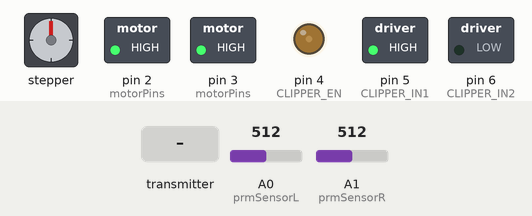
The sketch below on a simulated Arduino Mega 2560, built with avr-gcc and run on an emulated ATmega2560. Shown: stepper motor, switched loads named in the sketch (green lamp = pin HIGH), output pins drawn as LEDs (lit = HIGH). Wiring (inferred from the names in the program): stepper motor (200 steps per turn assumed): coils pin 22, pin 23, pin 24, pin 25. The inputs (shaded band) are chosen by the test bench; at power-on: A0 (prmSensorL) = 512, A1 (prmSensorR) = 512. Random numbers use the default seed unless the sketch sets one; no radio packets arrive unless stated; pins used as bus, display or sensor lines are not drawn; what the sketch prints to the serial monitor is not drawn.

Above: at 1.2 s.
1.3 s: the transmitter starts sending data.3 = 256
2.9 s: the transmitter starts sending data.0 = 256
At 4.2 s:
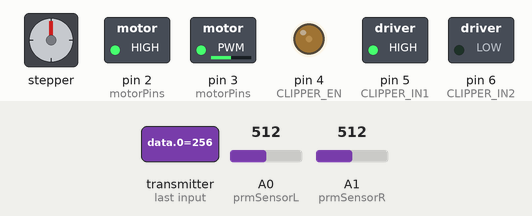
4.5 s: the transmitter starts sending data.1 = 512
At 5.9 s:
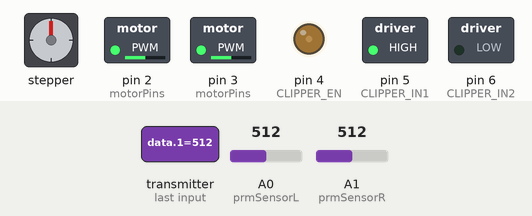
6.2 s: the transmitter starts sending data.0 = 0
At 7.4 s:
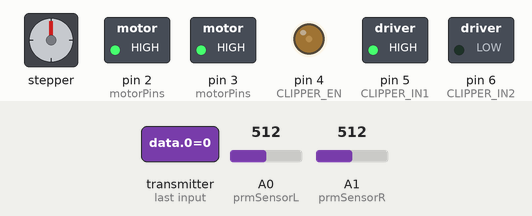
7.9 s: the transmitter starts sending data.1 = 0
At 9.2 s:
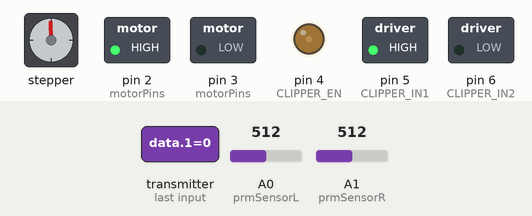
9.6 s: the transmitter starts sending data.3 = 0
At 32.7 s:
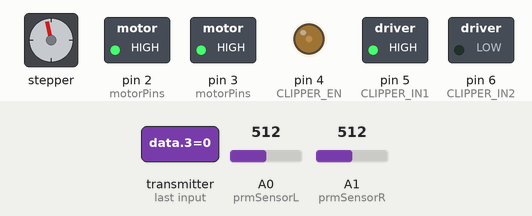
Timing chart, 0 to 45.9 s (numbered marks = the images above; inputs shaded):
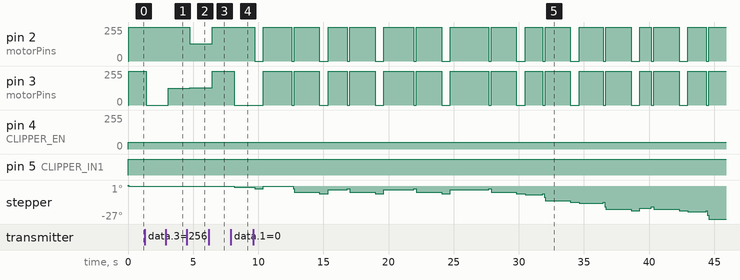

The sketch:

mowerMain.ino
```cpp
/*
Oliver Cecil Knudsen, Marko Gvero, 2024-05-08, degree project for BSc in Mechatronics.

This is the main program for the control of a robotic lawnmower which was built as a  final project for
a BSc in mechatronics.


*/
#include <SPI.h>
#include <nRF24L01.h>
#include <RF24.h>
#include "manualControl.h"
#include "obstacleAhead.h"
#include "motorControl.h"

// Pins and definitions for the radio communication
const byte CE_PIN = 48;
const byte CSN_PIN = 49;

RF24 radio(CE_PIN, CSN_PIN);
const byte address[6] = "00003";

// Pins for the wheel motors
const byte ENA = 2;
const byte IN1 = 23;
const byte IN2 = 22;
const byte ENB = 3;
const byte IN3 = 25;
const byte IN4 = 24;

const byte pinAmount = 6;
byte motorPins[pinAmount] = {IN1, IN2, IN3, IN4, ENA, ENB};

// Pins for the perimeter sensors (coils)
const byte prmSensorL = A0;
const byte prmSensorR = A1;


// Pins for LEDs

const byte joyLED = 40;
const byte manualLED = 41;

// Joystick

int joyy, joyx;
bool ovrTgl = 0; // Flag to indicate manual override mode
bool joyTgl = 0;

// Pins for the ultrasonic sensors
const byte trigPin1 = 11;
const byte echoPin1 = 12;
const byte trigPin2 = 9;
const byte echoPin2 = 10;

// Pins for the clipper motor
const byte CLIPPER_EN = 4; // Enable pin for clipper motor H-bridge
const byte CLIPPER_IN1 = 5; // Input 1 pin for clipper motor H-bridge
const byte CLIPPER_IN2 = 6; // Input 2 pin for clipper motor H-bridge


enum State {
  MOVING_FORWARD,
  BACKING_UP,
  TURNING,
  PAUSING
};

State currentState = MOVING_FORWARD;
unsigned long stateStartTime = 0;
int randomTurnTime = 0;
int randomLeftOrRight = 0;

void setup() {
  Serial.begin(9600);
  radio.begin();
  radio.openReadingPipe(0, address);
  radio.startListening();

  pinMode(prmSensorL, INPUT);
  pinMode(prmSensorR, INPUT);

  pinMode(trigPin1, OUTPUT);
  pinMode(trigPin2, OUTPUT);
  pinMode(echoPin1, INPUT);
  pinMode(echoPin2, INPUT);


  for (byte i = 0; i < pinAmount; i++) {
    pinMode(motorPins[i], OUTPUT);
  }

  // Initialize clipper motor pins
  pinMode(CLIPPER_EN, OUTPUT);
  pinMode(CLIPPER_IN1, OUTPUT);
  pinMode(CLIPPER_IN2, OUTPUT);

  stop(motorPins);
}

void loop() {

    //Start the clipper motor
    analogWrite(CLIPPER_EN, 50);
    digitalWrite(CLIPPER_IN1, HIGH);
    digitalWrite(CLIPPER_IN2, LOW);

    int sensorValueA0 = analogRead(prmSensorL);
    int sensorValueA1 = analogRead(prmSensorR);

    // Print sensor values and current state for debugging
    Serial.print("Current state: ");
    Serial.print(currentState);
    Serial.print(", Sensor L: ");
    Serial.print(sensorValueA0);
    Serial.print(", Sensor R: ");


    // Check for manual control input
    if (radio.available()) {
        Serial.println("We got connection");
        int data[4] = {0}; // Array to store received data from the controller
        radio.read(&data, sizeof(data));
        joyx = data[0];
        joyy = data[1];
        joyTgl = data[2];
        ovrTgl = data[3];

        if (ovrTgl) {
            Serial.println("Manual override mode is ON!!");
            Serial.print("joyx: ");
            Serial.print(joyx);
            Serial.print(", joyy: ");
            Serial.print(joyy);
            Serial.print(", Joy Toggle: ");
            Serial.print(joyTgl);
            Serial.print(", Override Toggle: ");
            Serial.println(ovrTgl);
            digitalWrite(manualLED, HIGH);

            // Execute manual control based on joystick input
            manualControl(motorPins, joyx, joyy);
            return;  // Exit the loop to avoid running autonomous code
        } else {
            digitalWrite(manualLED, LOW);
            //stop(motorPins);  // Ensure motors stop when not in manual override mode
        }
    }

    // Autonomous mode logic
    switch (currentState) {
        case MOVING_FORWARD:
            forward(motorPins);
            if (sensorValueA0 > 200 || sensorValueA1 > 200 || obstacleAhead(trigPin1, echoPin1, trigPin2, echoPin2) == true) {
                stop(motorPins);
                stateStartTime = millis();
                currentState = BACKING_UP;
                Serial.println("Transition to BACKING_UP");
            }
            break;

        case BACKING_UP:
            if (millis() - stateStartTime < 2000) {
                backward(motorPins);
            } else {
                stop(motorPins);
                currentState = PAUSING;
                stateStartTime = millis();
                Serial.println("Transition to PAUSING");
            }
            break;

        case PAUSING:
            if (millis() - stateStartTime >= 500) {
                randomTurnTime = random(500, 3500);
                randomLeftOrRight = random(2);
                currentState = TURNING;
                stateStartTime = millis();
                Serial.print("Transition to TURNING, Turn Time: ");
                Serial.print(randomTurnTime);
                Serial.print(", Direction: ");
                Serial.println(randomLeftOrRight == 0 ? "Left" : "Right");
            }
            break;

        case TURNING:
            if (randomLeftOrRight == 0) {
                turnLeft(motorPins);
            } else {
                turnRight(motorPins);
            }
            if (millis() - stateStartTime >= randomTurnTime) {
                stop(motorPins);
                currentState = MOVING_FORWARD;
                Serial.println("Transition to MOVING_FORWARD");
            }
            break;
    }
}
```

manualControl.h
```cpp
/*
2024-05-03
File that handles the manual control for the lawnmower
contains

The function is part of the Bachelor thesis of Marko Gvero and Cecil Knudsen

*/


#ifndef MANUALCONTROL_H
#define MANUALCONTROL_H

#include <Arduino.h>


void manualControl(byte* motorPins, int joyx, int joyy){

const short joyMax = 1023;
const short joyMin = 0;
const short maxSpeed = 255;
const short minSpeed = -255;

int mappedX = map(joyx, joyMin, joyMax, maxSpeed, minSpeed);
int mappedY = map(joyy, joyMin, joyMax, maxSpeed, minSpeed);

int leftMotor = mappedX + mappedY;
int rightMotor = mappedY - mappedX;

leftMotor = constrain(leftMotor, minSpeed,maxSpeed);
rightMotor = constrain(rightMotor, minSpeed, maxSpeed);


digitalWrite(motorPins[0], leftMotor >= 0 ? HIGH : LOW);
digitalWrite(motorPins[1], leftMotor < 0 ? HIGH : LOW);
digitalWrite(motorPins[3], rightMotor >= 0 ? HIGH : LOW); //due to wiring mistake
digitalWrite(motorPins[2], rightMotor < 0 ? HIGH : LOW); // these two pins are switched

analogWrite(motorPins[4], abs(leftMotor));
analogWrite(motorPins[5], abs(rightMotor));


}

  #endif
```

motorControl.h
```cpp
/*
2024-04-17
File that handles the DC-Motors for the lawnmower

This file contains code for following directions:
forward, backward, turn left, turn right and stop

The function is part of the Bachelor thesis of Marko Gvero and Cecil Knudsen

*/


#ifndef MOTORCONTROL_H
#define MOTORCONTROL_H

#include <Arduino.h>

void forward(byte* motorPins) {
  digitalWrite(motorPins[0], HIGH);
  digitalWrite(motorPins[1], LOW);
  digitalWrite(motorPins[2], LOW);
  digitalWrite(motorPins[3], HIGH);
  digitalWrite(motorPins[4], HIGH); //EnA
  digitalWrite(motorPins[5], HIGH); //EnB
}

void backward(byte* motorPins) {
  digitalWrite(motorPins[0], LOW);
  digitalWrite(motorPins[1], HIGH);
  digitalWrite(motorPins[2], HIGH);
  digitalWrite(motorPins[3], LOW);
  digitalWrite(motorPins[4], HIGH); //EnA
  digitalWrite(motorPins[5], HIGH); //EnB
}

void turnLeft(byte* motorPins) {
  digitalWrite(motorPins[0], LOW);
  digitalWrite(motorPins[1], HIGH);
  digitalWrite(motorPins[2], LOW);
  digitalWrite(motorPins[3], HIGH);
  digitalWrite(motorPins[4], HIGH); //EnA
  digitalWrite(motorPins[5], HIGH); //EnB
}

void turnRight(byte* motorPins) {
  digitalWrite(motorPins[0], HIGH);
  digitalWrite(motorPins[1], LOW);
  digitalWrite(motorPins[2], HIGH);
  digitalWrite(motorPins[3], LOW);
  digitalWrite(motorPins[4], HIGH); //EnA
  digitalWrite(motorPins[5], HIGH); //EnB
}

void stop(byte motorPins[]) {
  for (byte i = 0; i < 4; i++) {
    digitalWrite(motorPins[i], LOW);
  }
  analogWrite(motorPins[4], 0);
  analogWrite(motorPins[5], 0);
}

#endif
```

obstacleAhead.h
```cpp
/*
Oliver Cecil Knudsen, Marko Gvero, 2024-05-08.

Function that handles the obstacle detection using HCSR04 distancs sensors.
Part of the degree project in mechatronics
*/

// Function to detect obstacles using two HC-SR04 ultrasonic sensors
bool obstacleAhead(int trigPin1, int echoPin1, int trigPin2, int echoPin2) {
    const float threshold = 10.0; // Threshold distance in centimeters

    // Functionality for the first sensor
    // Send a pulse to trigger the first sensor
    digitalWrite(trigPin1, LOW);
    delayMicroseconds(2);
    digitalWrite(trigPin1, HIGH);
    delayMicroseconds(10);
    digitalWrite(trigPin1, LOW);
    // Measure the duration of the pulse on the echo pin of the first sensor
    float duration1 = pulseIn(echoPin1, HIGH);
    // Calculate the distance from the first sensor
    float distance1 = duration1 * 0.0343 / 2;

    // Functionality for the second sensor
    // Send a pulse to trigger the second sensor
    digitalWrite(trigPin2, LOW);
    delayMicroseconds(2);
    digitalWrite(trigPin2, HIGH);
    delayMicroseconds(10);
    digitalWrite(trigPin2, LOW);
    // Measure the duration of the pulse on the echo pin of the second sensor
    float duration2 = pulseIn(echoPin2, HIGH);
    // Calculate the distance from the second sensor
    float distance2 = duration2 * 0.0343 / 2;

    // Check if either of the distances is less than the threshold
    bool tooClose = distance1 < threshold || distance2 < threshold;

    return tooClose; // Return true if obstacle detected by either sensor, false otherwise
}
```

Measured:
- after the input at 2.9 s, pin 3 (motorPins): 0/255 → 127/255 after 0.17 s
- after the input at 4.5 s, pin 2 (motorPins): 255/255 → 128/255 after 0.26 s; pin 3 (motorPins): 127/255 → 128/255 after 0.26 s
- after the input at 6.2 s, pin 2 (motorPins), pin 3 (motorPins): 128/255 → 255/255 after 0.26 s
- after the input at 9.6 s, pin 2 (motorPins): 255/255 → 0/255 after 0.11 s, → 255/255 0.66 s later, → 0/255 2.2 s later, → 255/255 0.19 s later, … (32 changes in this stretch); pin 3 (motorPins): 0/255 → 255/255 after 0.78 s, → 0/255 2.2 s later, → 255/255 0.19 s later, → 0/255 1.9 s later, … (31 changes in this stretch)
